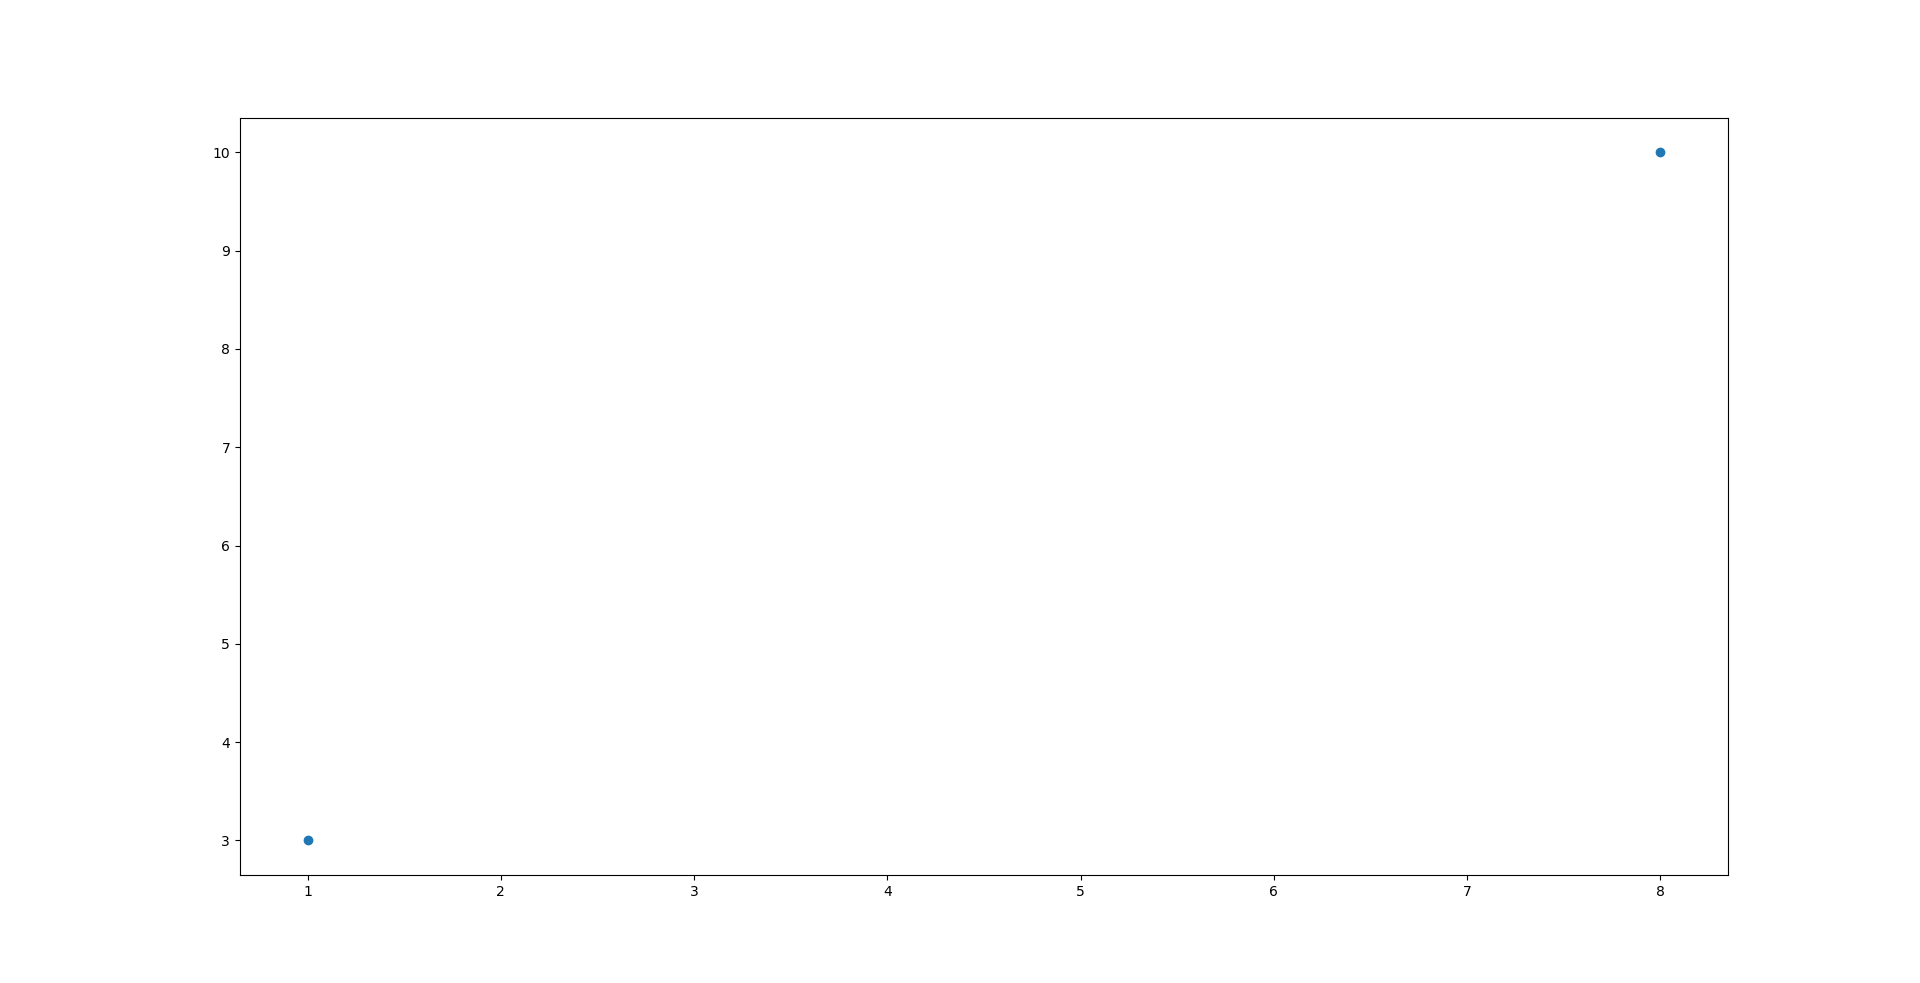

Recreate this plot in Python.
import matplotlib.pyplot as plt 
import numpy as np 

xpoints = np.array([1,8])
ypoints = np.array([3,10])
plt.plot(xpoints,ypoints, 'o')
plt.show()
